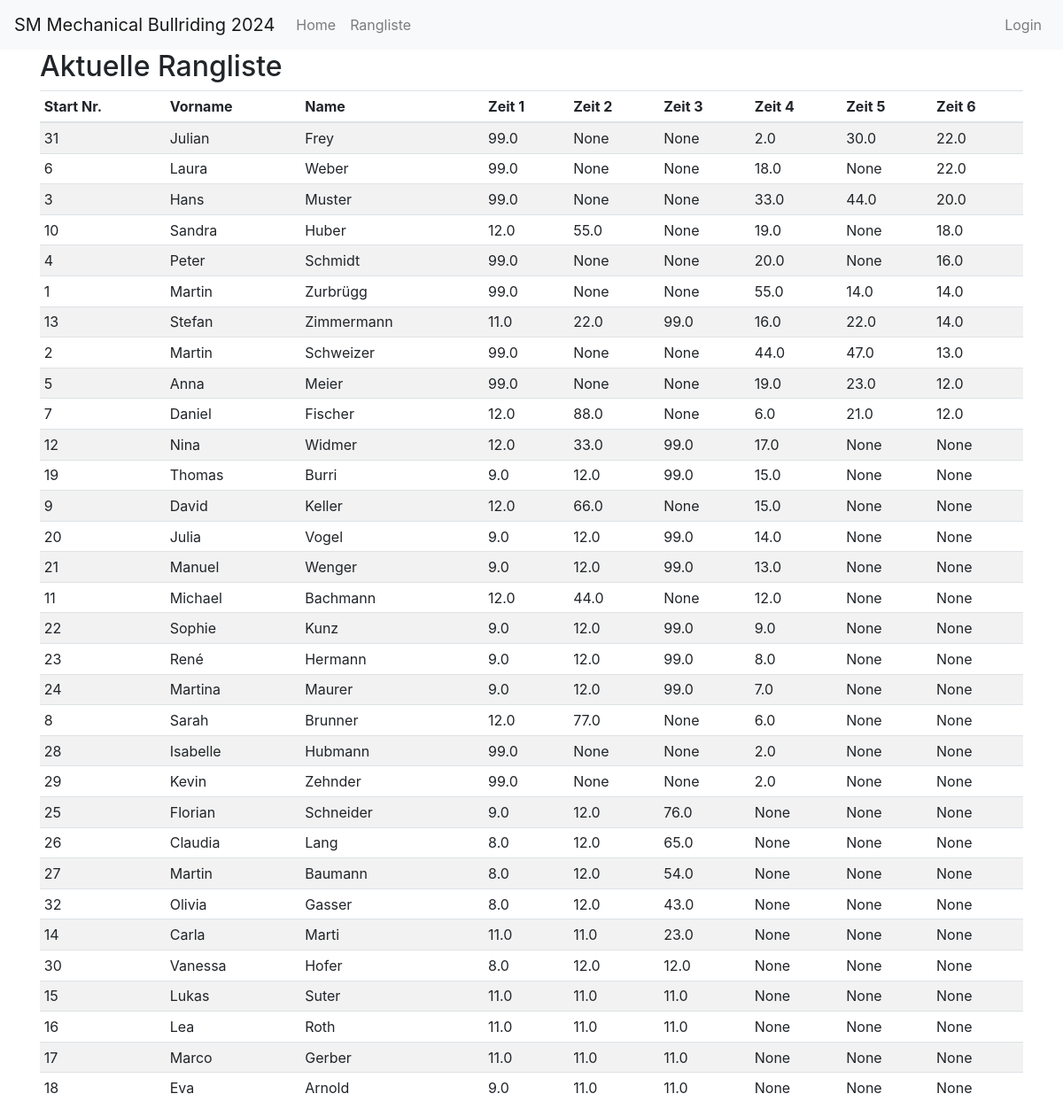
/index, run on the app's committed database.
### app/models.py (models this page shows)
class Participant(db.Model):
    id = db.Column(db.Integer, primary_key=True)
    active = db.Column(db.Boolean, default=False)
    start_nr = db.Column(db.Integer, nullable=True, unique=True)
    first_name = db.Column(db.String(64), nullable=False)
    last_name = db.Column(db.String(64), nullable=False)
    address = db.Column(db.String(128), nullable=False)
    postal_code = db.Column(db.String(10), nullable=False)
    city = db.Column(db.String(64), nullable=False)
    email = db.Column(db.String(120), nullable=True)
    phone = db.Column(db.String(20), nullable=True)
    time1 = db.Column(db.Float, nullable=True)
    time2 = db.Column(db.Float, nullable=True)
    time3 = db.Column(db.Float, nullable=True)
    time4 = db.Column(db.Float, nullable=True)
    time5 = db.Column(db.Float, nullable=True)
    time6 = db.Column(db.Float, nullable=True)
    round1_qualified = db.Column(db.Boolean, default=False)
    round2_qualified = db.Column(db.Boolean, default=False)
    round3_qualified = db.Column(db.Boolean, default=False)
    zwischenrunde_qualified = db.Column(db.Boolean, default=False)
    final_qualified = db.Column(db.Boolean, default=False)
    @property
    def toptime_Vorrunde(self):
        times = [t for t in [self.time1, self.time2, self.time3] if t is not None]
        return max(times) if times else None
    @property
    def toptime_Zwischenrunde(self):
        times = [t for t in [self.time4, self.time5] if t is not None]
        return max(times) if times else None
    @property
    def toptime_Finalrunde(self):
        times = [t for t in [self.time6] if t is not None]
        return max(times) if times else None

### app/routes.py (the view)
@bp.route('/')
@bp.route('/index')
def index():
    participants = Participant.query.all()
    participants.sort(key=lambda p: (
            p.toptime_Finalrunde if p.toptime_Finalrunde is not None else float('-inf'),
            p.toptime_Zwischenrunde if p.toptime_Zwischenrunde is not None else float('-inf'),
            p.toptime_Vorrunde if p.toptime_Vorrunde is not None else float('-inf')
    ), reverse=True)
    if not participants:
        flash('Keine Teilnehmer gefunden')
        form = ParticipantForm()
        return render_template('participant.html', title='Teilnehmer hinzufügen', form=form)
    if not current_user.is_authenticated:
        return render_template('ranking.html', title='Rangliste', rankings=participants)
    return render_template(
        'index.html',
        title='Home',
        participants=participants,
    )

### app/templates/ranking.html
{% extends "base.html" %}
{% block content %}
    <h2>Aktuelle Rangliste</h2>
    <table class="table table-striped table-sm">
      <thead>
        <tr>
          <th>Start Nr.</th>
          <th>Vorname</th>
          <th>Name</th>
          <th>Zeit 1</th>
          <th>Zeit 2</th>
          <th>Zeit 3</th>
          <th>Zeit 4</th>
          <th>Zeit 5</th>
          <th>Zeit 6</th>
        </tr>
      </thead>
      <tbody>
        {% for ranking in rankings %}
          <tr>
            <td>{{ ranking.start_nr }}</td>
            <td>{{ ranking.first_name }}</td>
            <td>{{ ranking.last_name }}</td>
            <td>{{ ranking.time1 | default('') }}</td>
            <td>{{ ranking.time2 | default('') }}</td>
            <td>{{ ranking.time3 | default('') }}</td>
            <td>{{ ranking.time4 | default('') }}</td>
            <td>{{ ranking.time5 | default('') }}</td>
            <td>{{ ranking.time6 | default('') }}</td>
          </tr>
        {% endfor %}
      </tbody>
    </table>
{% endblock %}

### app/templates/base.html (shortened to what this page needs)
<!doctype html>
<html lang="en">
  <head>
    <link href="https://stackpath.bootstrapcdn.com/bootstrap/4.5.2/css/bootstrap.min.css" rel="stylesheet">
    <link href="https://cdnjs.cloudflare.com/ajax/libs/font-awesome/5.15.1/css/all.min.css" rel="stylesheet">
  </head>
  <body>
    <nav class="navbar navbar-expand-md navbar-light bg-light">
      <a class="navbar-brand" href="{{ url_for('main.index') }}">SM Mechanical Bullriding 2024</a>
      <div class="collapse navbar-collapse" id="navbarCollapse">
        <ul class="navbar-nav mr-auto">
          <li class="nav-item">
            <a class="nav-link" href="{{ url_for('main.index') }}">Home</a>
          </li>
          <li class="nav-item">
            <a class="nav-link" href="{{ url_for('main.ranking') }}">Rangliste</a>
          </li>
        </ul>
        <ul class="navbar-nav ml-auto">
          {% if current_user.is_authenticated %}
            <li class="nav-item dropdown">
              <a class="nav-link dropdown-toggle" href="#" id="adminMenu" role="button" data-toggle="dropdown" aria-haspopup="true" aria-expanded="false">
                Admin
              </a>
              <div class="dropdown-menu" aria-labelledby="adminMenu">
                <a class="dropdown-item" href="{{ url_for('main.reset_results') }}">Resultate löschen</a>
                <a class="dropdown-item" href="{{ url_for('main.reset_participants') }}">Teilnehmer löschen</a>
              </div>
            </li>
            <li class="nav-item">
              <a class="nav-link" href="{{ url_for('main.logout') }}">Logout</a>
            </li>
          {% else %}
            <li class="nav-item">
              <a class="nav-link" href="{{ url_for('main.login') }}">Login</a>
            </li>
          {% endif %}
        </ul>
      </div>
    </nav>
    <div class="container">
      {% block content %}{% endblock %}
    </div>
  </body>
</html>

### data on the page
Participant: start_nr "31", first_name "Julian", last_name "Frey", time1 "99.0", time2 "None", time3 "None", time4 "2.0", time5 "30.0", time6 "22.0"
Participant: start_nr "6", first_name "Laura", last_name "Weber", time1 "99.0", time2 "None", time3 "None", time4 "18.0", time5 "None", time6 "22.0"
Participant: start_nr "3", first_name "Hans", last_name "Muster", time1 "99.0", time2 "None", time3 "None", time4 "33.0", time5 "44.0", time6 "20.0"
Participant: start_nr "10", first_name "Sandra", last_name "Huber", time1 "12.0", time2 "55.0", time3 "None", time4 "19.0", time5 "None", time6 "18.0"
Participant: start_nr "4", first_name "Peter", last_name "Schmidt", time1 "99.0", time2 "None", time3 "None", time4 "20.0", time5 "None", time6 "16.0"
Participant: start_nr "1", first_name "Martin", last_name "Zurbrügg", time1 "99.0", time2 "None", time3 "None", time4 "55.0", time5 "14.0", time6 "14.0"
Participant: start_nr "13", first_name "Stefan", last_name "Zimmermann", time1 "11.0", time2 "22.0", time3 "99.0", time4 "16.0", time5 "22.0", time6 "14.0"
Participant: start_nr "2", first_name "Martin", last_name "Schweizer", time1 "99.0", time2 "None", time3 "None", time4 "44.0", time5 "47.0", time6 "13.0"
Participant: start_nr "5", first_name "Anna", last_name "Meier", time1 "99.0", time2 "None", time3 "None", time4 "19.0", time5 "23.0", time6 "12.0"
Participant: start_nr "7", first_name "Daniel", last_name "Fischer", time1 "12.0", time2 "88.0", time3 "None", time4 "6.0", time5 "21.0", time6 "12.0"
Participant: start_nr "12", first_name "Nina", last_name "Widmer", time1 "12.0", time2 "33.0", time3 "99.0", time4 "17.0", time5 "None", time6 "None"
Participant: start_nr "19", first_name "Thomas", last_name "Burri", time1 "9.0", time2 "12.0", time3 "99.0", time4 "15.0", time5 "None", time6 "None"
Participant: start_nr "9", first_name "David", last_name "Keller", time1 "12.0", time2 "66.0", time3 "None", time4 "15.0", time5 "None", time6 "None"
Participant: start_nr "20", first_name "Julia", last_name "Vogel", time1 "9.0", time2 "12.0", time3 "99.0", time4 "14.0", time5 "None", time6 "None"
Participant: start_nr "21", first_name "Manuel", last_name "Wenger", time1 "9.0", time2 "12.0", time3 "99.0", time4 "13.0", time5 "None", time6 "None"
Participant: start_nr "11", first_name "Michael", last_name "Bachmann", time1 "12.0", time2 "44.0", time3 "None", time4 "12.0", time5 "None", time6 "None"
Participant: start_nr "22", first_name "Sophie", last_name "Kunz", time1 "9.0", time2 "12.0", time3 "99.0", time4 "9.0", time5 "None", time6 "None"
Participant: start_nr "23", first_name "René", last_name "Hermann", time1 "9.0", time2 "12.0", time3 "99.0", time4 "8.0", time5 "None", time6 "None"
Participant: start_nr "24", first_name "Martina", last_name "Maurer", time1 "9.0", time2 "12.0", time3 "99.0", time4 "7.0", time5 "None", time6 "None"
Participant: start_nr "8", first_name "Sarah", last_name "Brunner", time1 "12.0", time2 "77.0", time3 "None", time4 "6.0", time5 "None", time6 "None"
Participant: start_nr "28", first_name "Isabelle", last_name "Hubmann", time1 "99.0", time2 "None", time3 "None", time4 "2.0", time5 "None", time6 "None"
Participant: start_nr "29", first_name "Kevin", last_name "Zehnder", time1 "99.0", time2 "None", time3 "None", time4 "2.0", time5 "None", time6 "None"
Participant: start_nr "25", first_name "Florian", last_name "Schneider", time1 "9.0", time2 "12.0", time3 "76.0", time4 "None", time5 "None", time6 "None"
Participant: start_nr "26", first_name "Claudia", last_name "Lang", time1 "8.0", time2 "12.0", time3 "65.0", time4 "None", time5 "None", time6 "None"
Participant: start_nr "27", first_name "Martin", last_name "Baumann", time1 "8.0", time2 "12.0", time3 "54.0", time4 "None", time5 "None", time6 "None"
Participant: start_nr "32", first_name "Olivia", last_name "Gasser", time1 "8.0", time2 "12.0", time3 "43.0", time4 "None", time5 "None", time6 "None"
Participant: start_nr "14", first_name "Carla", last_name "Marti", time1 "11.0", time2 "11.0", time3 "23.0", time4 "None", time5 "None", time6 "None"
Participant: start_nr "30", first_name "Vanessa", last_name "Hofer", time1 "8.0", time2 "12.0", time3 "12.0", time4 "None", time5 "None", time6 "None"
Participant: start_nr "15", first_name "Lukas", last_name "Suter", time1 "11.0", time2 "11.0", time3 "11.0", time4 "None", time5 "None", time6 "None"
Participant: start_nr "16", first_name "Lea", last_name "Roth", time1 "11.0", time2 "11.0", time3 "11.0", time4 "None", time5 "None", time6 "None"
Participant: start_nr "17", first_name "Marco", last_name "Gerber", time1 "11.0", time2 "11.0", time3 "11.0", time4 "None", time5 "None", time6 "None"
Participant: start_nr "18", first_name "Eva", last_name "Arnold", time1 "9.0", time2 "11.0", time3 "11.0", time4 "None", time5 "None", time6 "None"
